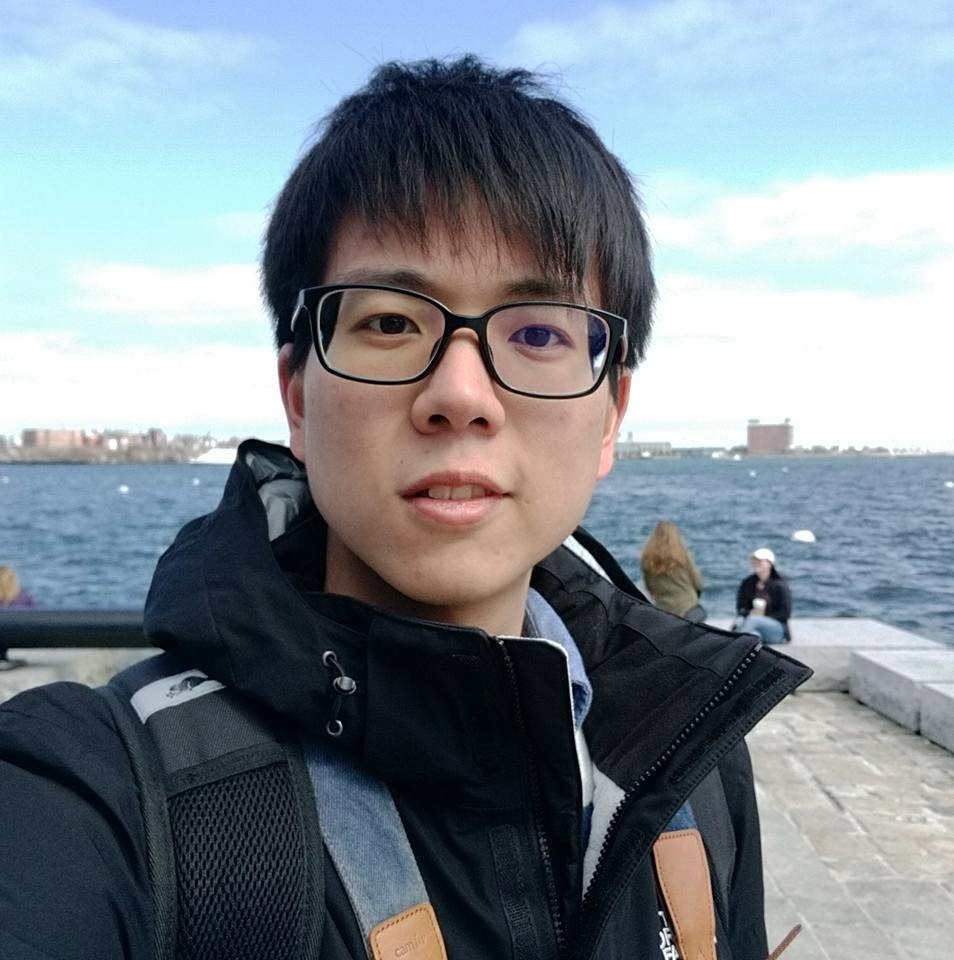
#> input picture TestPhoto.jpg, 954 x 960 px
$ python ImageProcessing.py
#> lines starting #> are read from the running program, lines starting #| are printed output that depends on the picture; after the words box and inside, x2 and y2 are one past the last pixel; in counts of white or black regions, pixels touching at a corner belong together
import sys
sys.path.append('/usr/local/lib/python2.7/site-packages')
import cv2
import random
import numpy as np
imagePath = 'TestPhoto.jpg'
image = cv2.imread(imagePath)
#> image is the input picture: shape (960, 954, 3); mean B, G, R 144.4, 136.2, 126.2

# #source, start ,end, color ,size
# cv2.line(image, (0,0), (150,150), (255,0,0), 10)
# cv2.rectangle(image, (100,0), (150,150), (255,255,0), 5)
# cv2.circle(image, (400,400), 50,  (0,0,255))

# #add text on it
# font = cv2.FONT_HERSHEY_SIMPLEX
# cv2.putText(image,'OpenCV Tuts!',(10,500), font, 6, (200,255,155), 13)

# #cut and paste
# pasteImg = image[300:400,300:400]
# image[0:100,0:100] = pasteImg

# # two return one is threshold value input (source, threshold, tobe value ,cv2.THRESH_BINARY)
# grayscaled = cv2.cvtColor(image,cv2.COLOR_BGR2GRAY)
# retval, threshold = cv2.threshold(grayscaled, 130, 255, cv2.THRESH_BINARY)
# cv2.imshow('Threshold Drawing', threshold);

# cv2.imshow('TEST Drawing', image);

# getVideoSource from webcam!
cap = cv2.VideoCapture(0)

while(1):
    _, frame = cap.read()
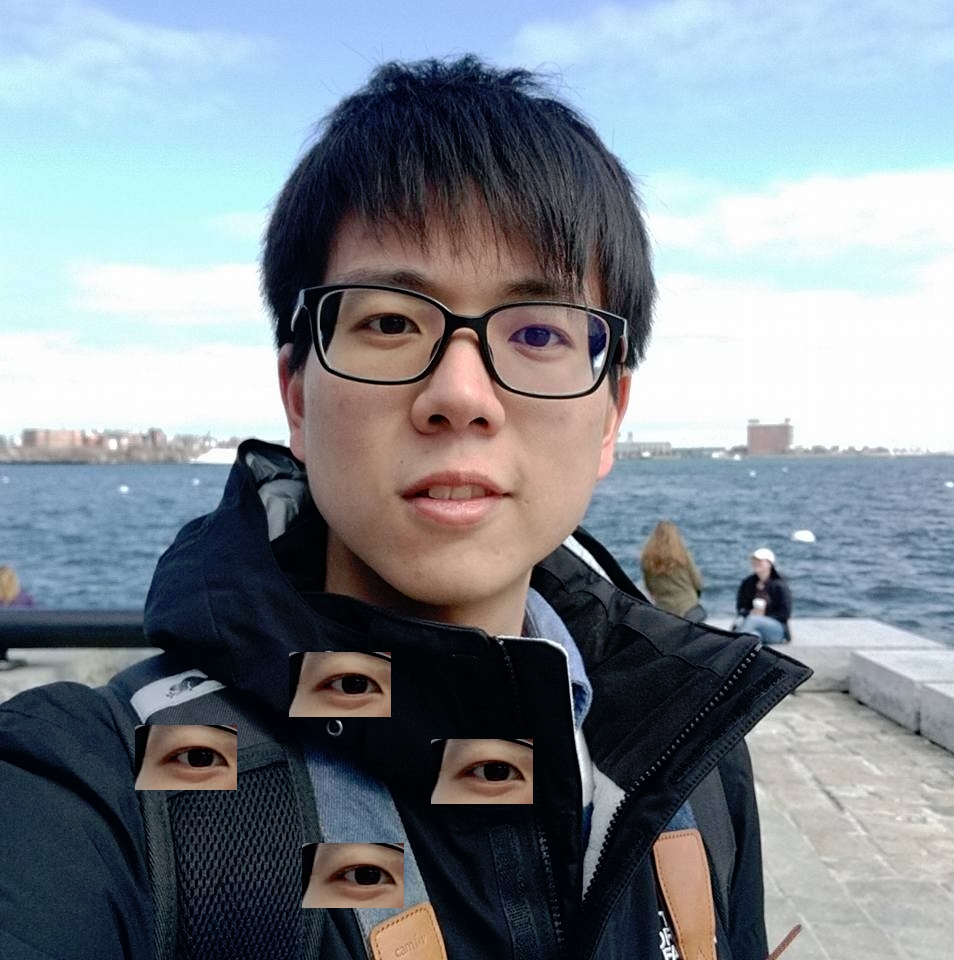
#> input picture TestPhoto2.jpg, 954 x 960 px, given in place of the camera
#> frame is the input picture: shape (960, 954, 3); mean B, G, R 143.7, 135.5, 127

    #convert to HSV Hue, Saturation, Lightness
    hsv = cv2.cvtColor(frame, cv2.COLOR_BGR2HSV)
#> hsv: shape (960, 954, 3); mean H, S, V 78.6, 84.7, 151.3

    lower_red = np.array([30,150,50])
    upper_red = np.array([255,255,180])

    #create mask in range
    mask = cv2.inRange(hsv, lower_red, upper_red)
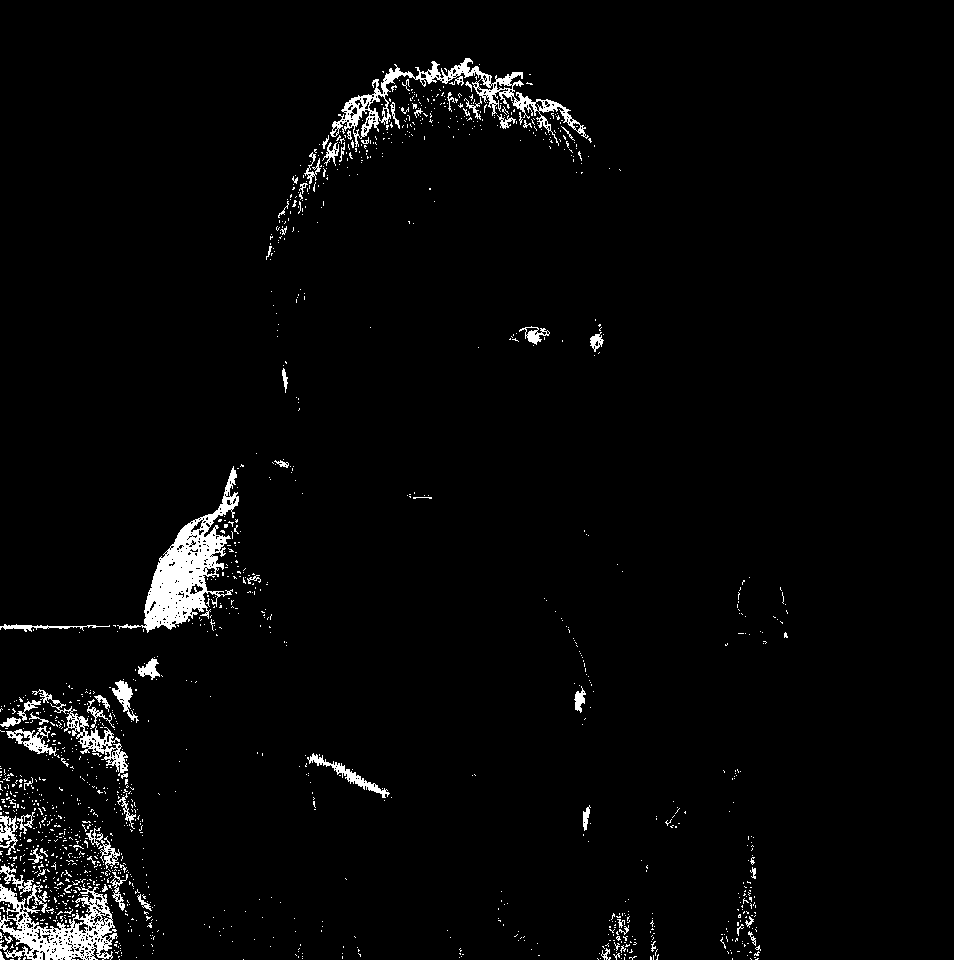
#> mask: shape (960, 954); 2.8% white; 1391 white regions (1315 under 20 px), largest, box (x1, y1, x2, y2) and area: (117, 466, 239, 633) 5625, (0, 884, 118, 960) 3842, (330, 58, 589, 147) 3590
    res = cv2.bitwise_and(frame,frame, mask= mask)
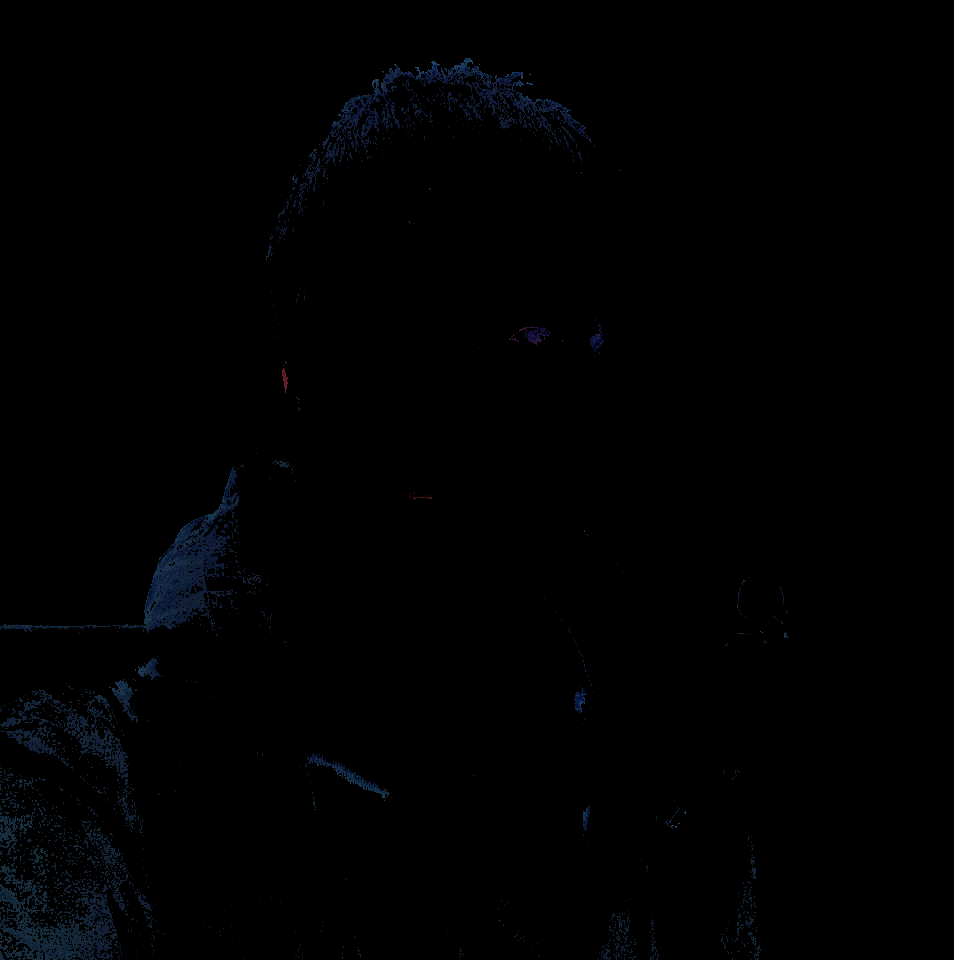
#> res: shape (960, 954, 3); mean B, G, R 1.6, 1, 0.5

    # [14 lines of commented-out code are left out]
    edges = cv2.Canny(frame,100,200)
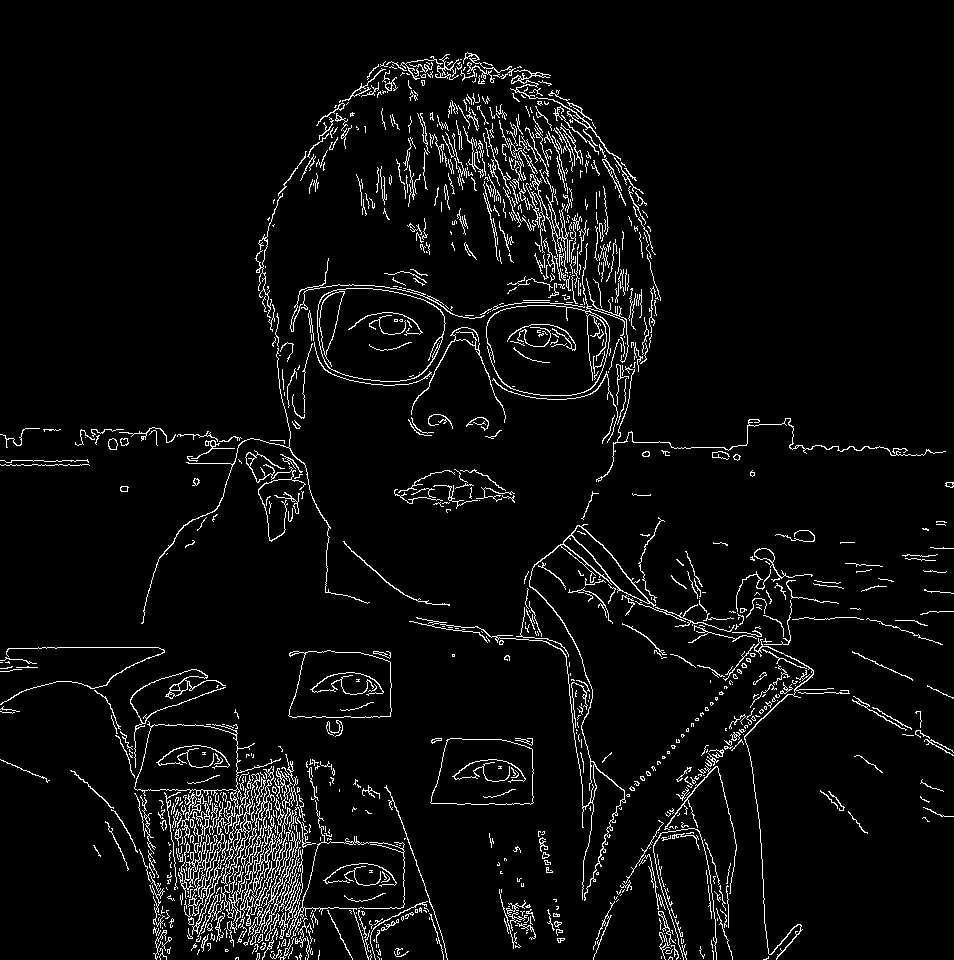
#> edges: shape (960, 954); 4.7% white in thin lines or dots
    cv2.imshow('Edges',edges)
    # cv2.imshow('frame',frame)
    # cv2.imshow('mask',mask)
    # cv2.imshow('res',res)


    k = cv2.waitKey(5) & 0xFF
#> (key Esc is pressed here)

    if k == 27:
        cv2.imwrite("edges.jpg",edges)
        break
cap.release()

#wait for any key to close window
cv2.waitKey(0)
cv2.destroyAllWindows()
